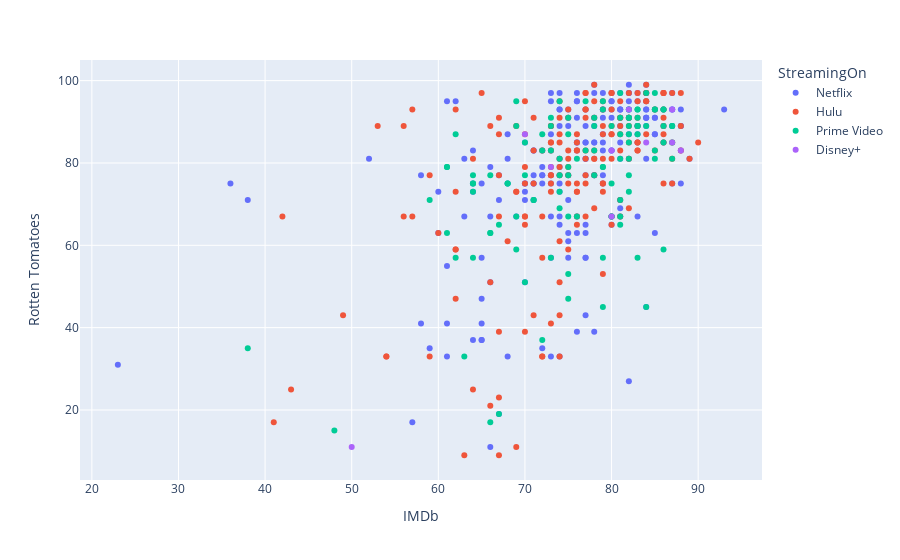

Notebook code for this chart:
### Code cell
px.scatter(tv_shows_both_ratings, x='IMDb',
           y='Rotten Tomatoes',color='StreamingOn')

### Figure 1 — Plotly figure (JSON) as saved in the notebook; plotly's stock layout.template omitted (floating-point values rounded to 4 significant figures; data arrays with more than 128 entries replaced by an {"elided": "..."} marker saying what was removed)
{"data": [{"hovertemplate": "StreamingOn=Netflix<br>IMDb=%{x}<br>Rotten Tomatoes=%{y}<extra></extra>", "legendgroup": "Netflix", "marker": {"color": "#636efa", "symbol": "circle"}, "mode": "markers", "name": "Netflix", "orientation": "v", "showlegend": true, "type": "scatter", "x": {"elided": "198 int values"}, "xaxis": "x", "y": {"elided": "198 int values"}, "yaxis": "y"}, {"hovertemplate": "StreamingOn=Hulu<br>IMDb=%{x}<br>Rotten Tomatoes=%{y}<extra></extra>", "legendgroup": "Hulu", "marker": {"color": "#EF553B", "symbol": "circle"}, "mode": "markers", "name": "Hulu", "orientation": "v", "showlegend": true, "type": "scatter", "x": {"elided": "179 int values"}, "xaxis": "x", "y": {"elided": "179 int values"}, "yaxis": "y"}, {"hovertemplate": "StreamingOn=Prime Video<br>IMDb=%{x}<br>Rotten Tomatoes=%{y}<extra></extra>", "legendgroup": "Prime Video", "marker": {"color": "#00cc96", "symbol": "circle"}, "mode": "markers", "name": "Prime Video", "orientation": "v", "showlegend": true, "type": "scatter", "x": [86, 86, 86, 83, 80, 78, 84, 75, 70, 64, 68, 68, 85, 82, 85, 75, 81, 78, 69, 80, 82, 81, 76, 85, 84, 87, 83, 87, 82, 82, 83, 83, 84, 87, 81, 76, 83, 78, 81, 86, 83, 87, 82, 79, 82, 86, 83, 73, 85, 71, 82, 80, 80, 81, 75, 81, 70, 79, 74, 79, 74, 81, 77, 82, 73, 78, 66, 71, 75, 64, 73, 74, 79, 69, 75, 79, 82, 75, 74, 69, 79, 72, 73, 72, 74, 77, 69, 61, 67, 70, 85, 61, 62, 64, 66, 62, 67, 63, 66, 64, 64, 59, 66, 75, 72, 38, 48, 61], "xaxis": "x", "y": [93, 85, 89, 89, 67, 77, 45, 77, 51, 73, 75, 75, 93, 85, 83, 91, 87, 83, 89, 67, 91, 67, 67, 93, 97, 89, 93, 81, 81, 89, 89, 93, 89, 89, 71, 81, 91, 89, 91, 59, 57, 85, 93, 57, 91, 93, 87, 89, 81, 71, 77, 89, 75, 81, 67, 97, 77, 93, 95, 79, 77, 65, 95, 87, 91, 91, 77, 71, 87, 77, 57, 69, 95, 95, 53, 79, 73, 79, 81, 67, 45, 83, 83, 87, 73, 83, 59, 79, 65, 85, 97, 79, 87, 57, 63, 57, 19, 33, 17, 75, 75, 71, 63, 47, 37, 35, 15, 63], "yaxis": "y"}, {"hovertemplate": "StreamingOn=Disney+<br>IMDb=%{x}<br>Rotten Tomatoes=%{y}<extra></extra>", "legendgroup": "Disney+", "marker": {"color": "#ab63fa", "symbol": "circle"}, "mode": "markers", "name": "Disney+", "orientation": "v", "showlegend": true, "type": "scatter", "x": [87, 70, 87, 82, 84, 88, 73, 80, 80, 50], "xaxis": "x", "y": [85, 87, 93, 93, 85, 83, 79, 67, 83, 11], "yaxis": "y"}], "layout": {"legend": {"title": {"text": "StreamingOn"}, "tracegroupgap": 0}, "margin": {"t": 60}, "xaxis": {"anchor": "y", "domain": [0, 1], "title": {"text": "IMDb"}}, "yaxis": {"anchor": "x", "domain": [0, 1], "title": {"text": "Rotten Tomatoes"}}}}
